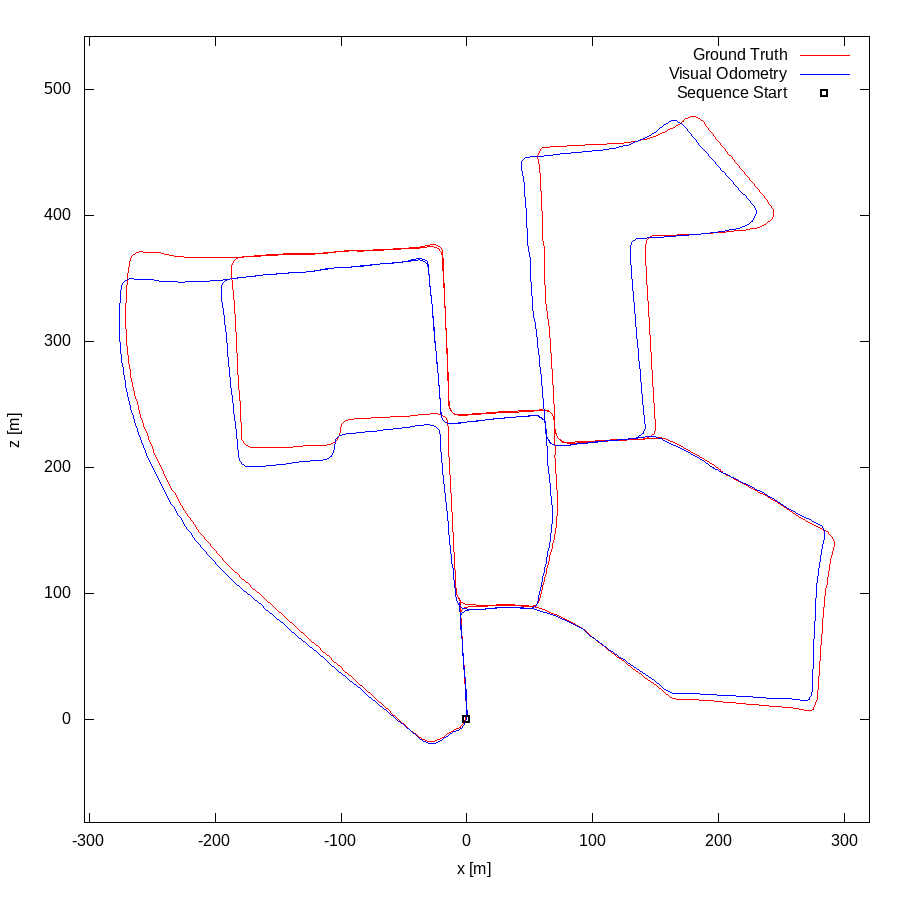

Reproduce this figure in gnuplot.
set term postscript eps enhanced color
set output "00.eps"
set size ratio -1
set xrange [-304:320]
set yrange [-82:542]
set xlabel "x [m]"
set ylabel "z [m]"
plot "00.txt" using 1:2 lc rgb "#FF0000" title 'Ground Truth' w lines,"00.txt" using 3:4 lc rgb "#0000FF" title 'Visual Odometry' w lines,"< head -1 00.txt" using 1:2 lc rgb "#000000" pt 4 ps 1 lw 2 title 'Sequence Start' w points
